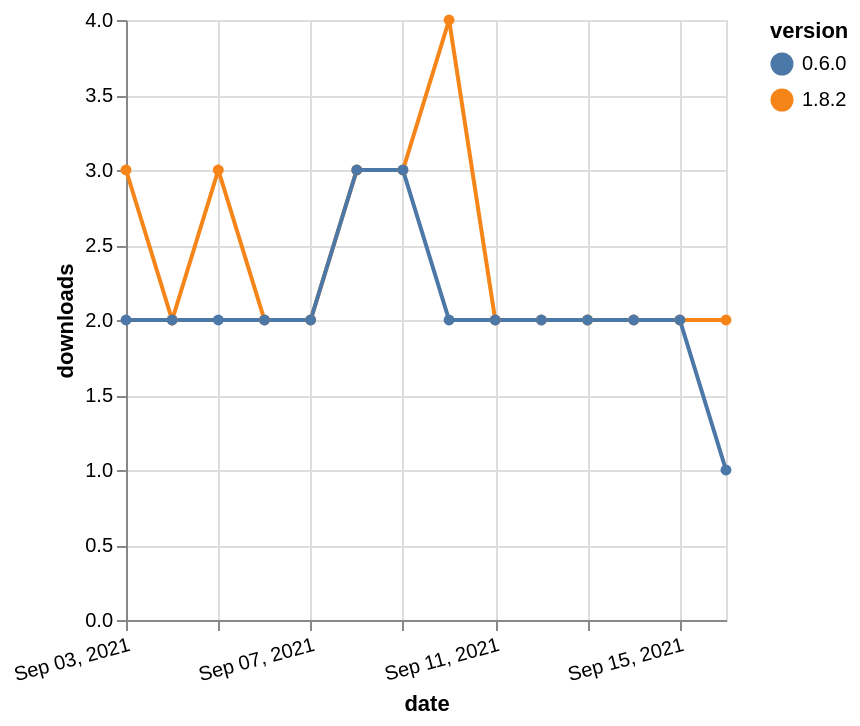

This figure's Vega-Lite source:
### Vega-Lite specification from a JSON file in a GitHub repository (floating-point values rounded to 4 significant figures)
{"$schema": "https://vega.github.io/schema/vega-lite/v5.json", "description": "A simple bar chart with embedded data.", "data": {"values": [{"date": "2021-09-03", "total": 2361, "delta": 3, "version": "1.8.2"}, {"date": "2021-09-04", "total": 2363, "delta": 2, "version": "1.8.2"}, {"date": "2021-09-05", "total": 2366, "delta": 3, "version": "1.8.2"}, {"date": "2021-09-06", "total": 2368, "delta": 2, "version": "1.8.2"}, {"date": "2021-09-07", "total": 2370, "delta": 2, "version": "1.8.2"}, {"date": "2021-09-08", "total": 2373, "delta": 3, "version": "1.8.2"}, {"date": "2021-09-09", "total": 2376, "delta": 3, "version": "1.8.2"}, {"date": "2021-09-10", "total": 2380, "delta": 4, "version": "1.8.2"}, {"date": "2021-09-11", "total": 2382, "delta": 2, "version": "1.8.2"}, {"date": "2021-09-12", "total": 2384, "delta": 2, "version": "1.8.2"}, {"date": "2021-09-13", "total": 2386, "delta": 2, "version": "1.8.2"}, {"date": "2021-09-14", "total": 2388, "delta": 2, "version": "1.8.2"}, {"date": "2021-09-15", "total": 2390, "delta": 2, "version": "1.8.2"}, {"date": "2021-09-16", "total": 2392, "delta": 2, "version": "1.8.2"}, {"date": "2021-09-03", "total": 2250, "delta": 2, "version": "0.6.0"}, {"date": "2021-09-04", "total": 2252, "delta": 2, "version": "0.6.0"}, {"date": "2021-09-05", "total": 2254, "delta": 2, "version": "0.6.0"}, {"date": "2021-09-06", "total": 2256, "delta": 2, "version": "0.6.0"}, {"date": "2021-09-07", "total": 2258, "delta": 2, "version": "0.6.0"}, {"date": "2021-09-08", "total": 2261, "delta": 3, "version": "0.6.0"}, {"date": "2021-09-09", "total": 2264, "delta": 3, "version": "0.6.0"}, {"date": "2021-09-10", "total": 2266, "delta": 2, "version": "0.6.0"}, {"date": "2021-09-11", "total": 2268, "delta": 2, "version": "0.6.0"}, {"date": "2021-09-12", "total": 2270, "delta": 2, "version": "0.6.0"}, {"date": "2021-09-13", "total": 2272, "delta": 2, "version": "0.6.0"}, {"date": "2021-09-14", "total": 2274, "delta": 2, "version": "0.6.0"}, {"date": "2021-09-15", "total": 2276, "delta": 2, "version": "0.6.0"}, {"date": "2021-09-16", "total": 2277, "delta": 1, "version": "0.6.0"}]}, "width": "container", "mark": {"type": "line", "point": {"filled": true}}, "encoding": {"x": {"field": "date", "type": "temporal", "timeUnit": "yearmonthdate", "title": "date", "axis": {"labelAngle": -15}}, "y": {"field": "delta", "type": "quantitative", "title": "downloads"}, "color": {"field": "version", "type": "nominal"}, "tooltip": {"field": "delta"}}}
